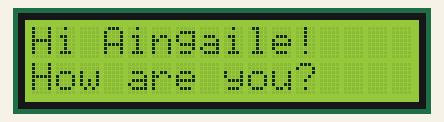
A sketch run on a simulated Arduino Uno, built with avr-gcc and run on an emulated ATmega328P. Shown: 16×2 character LCD.

Above: at 0.1 s.
At 5.2 s:
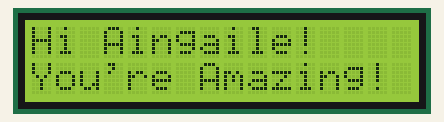
At 10.2 s:
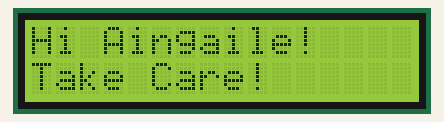

Measured:
- by itself, everything shown: repeats every 15.1 s, in 3 steps
- what the display in image 1 shows lasts 5.0 s, from 5.1 s to 10.1 s

The sketch:

LCD_I2C.ino
```cpp
#include <Wire.h>
#include <LiquidCrystal_I2C.h>

int lcdCounter = 0;

// Set the LCD address to 0x27 for a 16 chars and 2 line display
LiquidCrystal_I2C lcd(0x26, 16, 2);

void initLCD()
{
  // initialize the LCD,
  lcd.begin();

  // Turn on the blacklight and print a message.
  lcd.backlight();
}

void printLCD()
{
  lcd.clear();
  lcd.print("Hi Aingaile!");
  lcd.setCursor (0,1); // go to start of 2nd line
  int greet = lcdCounter % 3;
  switch(greet){
      case 0: lcd.print("How are you?"); break;
      case 1: lcd.print("You're Amazing!"); break;
      case 2: lcd.print("Take Care!"); break;
  }
  delay(5000);
  lcdCounter++;
}

void setup(){
  Serial.begin(9600);
  initLCD();
}

void loop(){
  printLCD();
}
```
